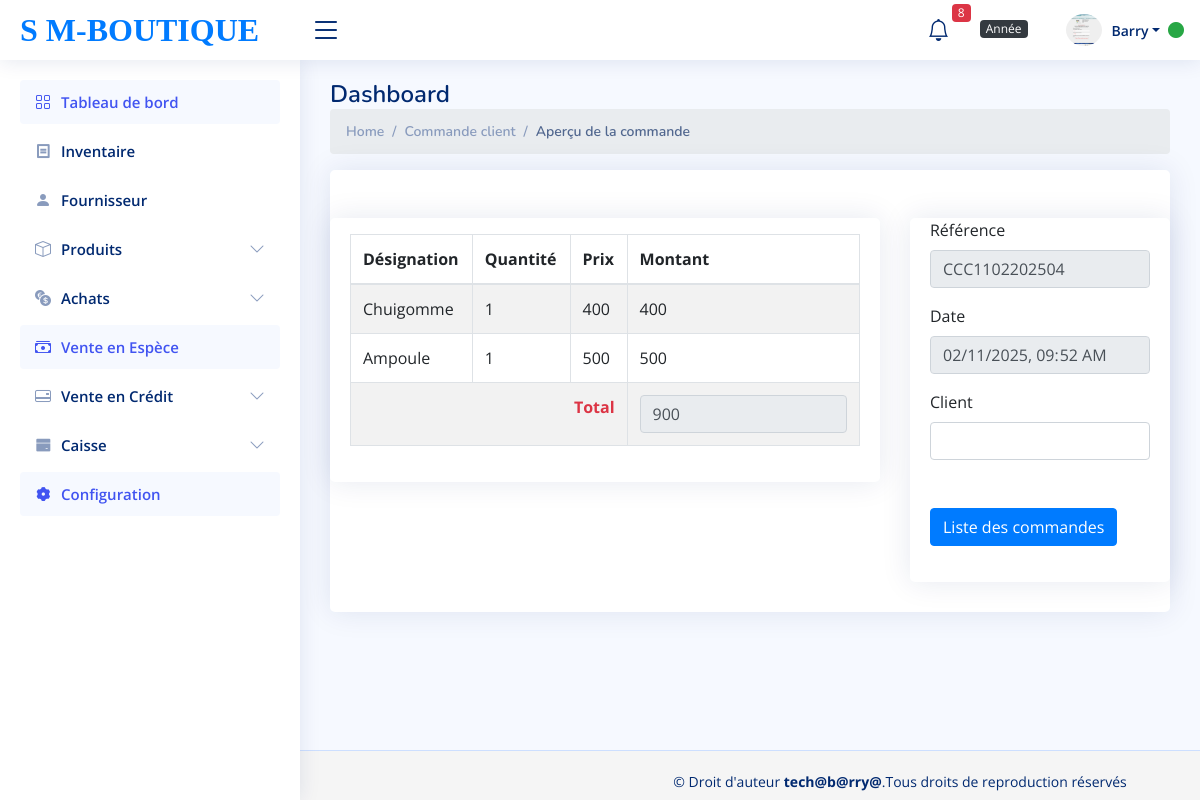
Page /detail_com_client.php?detail=5 (signed in) on the committed database.
### tables this page shows
CREATE TABLE `ligne_commande_client` (
  `id_ligne_cl` int(11) NOT NULL,
  `id_produit` int(11) DEFAULT NULL,
  `id_cmd_client` int(11) DEFAULT NULL,
  `quantite` int(50) DEFAULT NULL,
  `qte_livre` int(11) NOT NULL DEFAULT 0,
  `new_price_cmndClient` int(11) DEFAULT NULL
);

CREATE TABLE `tbl_product` (
  `id` int(11) NOT NULL,
  `name` varchar(255) NOT NULL,
  `code` varchar(255) NOT NULL,
  `marque_produit` varchar(255) NOT NULL,
  `reference` varchar(255) NOT NULL,
  `prix_en_gros` int(50) NOT NULL,
  `prix_detail` int(50) NOT NULL,
  `price` int(50) NOT NULL,
  `alerte_article` int(100) NOT NULL,
  `id_boutique` int(11) NOT NULL,
  `stock` int(11) NOT NULL DEFAULT 0,
  `id_unite` int(11) NOT NULL
);

CREATE TABLE `commande_client` (
  `id_cmd_client` int(11) NOT NULL,
  `id_client_gr` int(11) NOT NULL,
  `date_cmd_client` datetime NOT NULL,
  `reference` varchar(255) NOT NULL,
  `total` int(100) NOT NULL,
  `paie` int(11) DEFAULT 0,
  `id_utilisateur` int(11) NOT NULL
);

### detail_com_client.php (called while the page is built, shortened)
<?php
  require_once('partials/database.php');
?>
  <?php
    if (isset($_GET['detail'])) {
        $detail=$_GET['detail'];
        $commande=$bdd->query("SELECT * FROM commande_client  WHERE id_cmd_client=$detail LIMIT 1");
        $commandeinfo=$commande->fetch();
        $ligen_commande=$bdd->query("SELECT * FROM ligne_commande_client INNER JOIN tbl_product
        ON tbl_product.id=ligne_commande_client.id_produit WHERE ligne_commande_client.id_cmd_client=$detail " );
    }
        require_once ('view/detail_com_client.view.php');
  ?>

### view/detail_com_client.view.php (the view, shortened to what this page needs)
<?php
require_once('partials/header.php') ?>
<body>
    <?php require_once('partials/sidebar.php') ?>
    <?php require_once('partials/navbar.php') ?>
    <main id="main" class="main">
        <div class="pagetitle">
            <h1>Dashboard</h1>
            <nav>
                <ol class="breadcrumb">
                <li class="breadcrumb-item"><a href="index1.php">Home</a></li>
                <li class="breadcrumb-item">Commande client</li>
                <li class="breadcrumb-item active">Aperçu de la commande</li>
                </ol>
            </nav>
            </div>
        <div class="card info-card sales-card">
            <form action="" method="post">
                <section class="section mt-5">
                    <div class="row">
                        <div class="col-xl-8 col-md-10 col-xm-12 col-xs-12">
                            <div class="card">
                                <div class="card-body">
                                   <table class="col-md-12 table table-bordered table-striped table-condensed">
                                    <thead>
                                        <tr>
                                            <th>Désignation</th>
                                            <th>Quantité</th>
                                            <th>Prix</th>
                                            <th>Montant</th>
                                        </tr>
                                    </thead>
                                    <tbody>
                                        <?php
                                        $datashow = $ligen_commande->fetchAll(PDO::FETCH_OBJ);
                                        foreach ($datashow as $affiche) :
                                        ?>
                                            <tr>
                                                <div class="form-group">
                                                    <td><?php echo htmlspecialchars($affiche->name); ?></td>
                                                    <td><?php echo htmlspecialchars($affiche->quantite); ?></td>
                                                    <td>
                                                        <?php
                                                        if (empty($affiche->new_price_cmndClient)) {
                                                            echo htmlspecialchars($affiche->prix_detail);
                                                        } else {
                                                            echo htmlspecialchars($affiche->new_price_cmndClient);
                                                        }
                                                        ?>
                                                    </td>
                                                    <td>
                                                        <?php
                                                        $prix_applicable = empty($affiche->new_price_cmndClient) ? $affiche->prix_detail : $affiche->new_price_cmndClient;
                                                        echo htmlspecialchars($affiche->quantite * $prix_applicable);
                                                        ?>
                                                    </td>
                                                </div>
                                            </tr>
                                        <?php endforeach; ?>
                                        <tr>
                                            <td colspan="3" align="right" class="text-danger"><strong>Total</strong></td>
                                            <td align="right">
                                                <input class="form-control" type="number" name="total" value="<?= htmlspecialchars($commandeinfo['total']) ?>" readonly>
                                            </td>
                                        </tr>
                                    </tbody>
                                </table>
                                </div>
                            </div>
                        </div>
                        <div class="col-xl-4">
                            <div class="card text-left">
                                <div class="card-body">
                                    <div class="form-group">
                                        <label>Référence </label>
                                        <input type="text" name="ref" class="form-control" id="" value="<?= $commandeinfo['reference'] ?>" readOnly>
                                    </div>
                                    <div class="form-group mt-3">
                                        <label>Date </label>
                                        <input type="datetime-local" name="dat" class="form-control" value="<?= $commandeinfo['date_cmd_client'] ?>" readOnly>
                                    </div>
                                    <div class="form-group mt-3">
                                        <label for="">Client</label>
                                        <select name="four" id="" class="form-control" required>
                                            <option value="">
                                            </option>
                                        </select>
                                    </div>
                                    <div class="form-group mt-5">
                                        <a href="liste_commande_client.php" class="btn btn-primary">
                                            Liste des commandes
                                        </a>
                                    </div>
                                </div>
                            </div>
                        </div>
                    </div>
                </section>
            </form>
        </div>
    </main>
<footer class="footer">
    <?php require_once('partials/foot.php') ?>
</footer>
</body>
</html>

### assets/css/style.css (style rules this page uses)
:root { scroll-behavior: smooth; }
body { font-family: "Open Sans", sans-serif; background: #f6f9ff; color: #444444; }
a { color: #4154f1; text-decoration: none; }
h1, h2, h3, h4, h5, h6 { font-family: "Nunito", sans-serif; }
#main { margin-top: 60px; padding: 20px 30px; transition: all 0.3s; }
.pagetitle { margin-bottom: 10px; }
.pagetitle h1 { font-size: 24px; margin-bottom: 0; font-weight: 600; color: #012970; }
.card { margin-bottom: 30px; border: none; border-radius: 5px; box-shadow: 0px 0 30px rgba(1, 41, 112, 0.1); }
.card-body { padding: 0 20px 20px 20px; }
.breadcrumb { font-size: 14px; font-family: "Nunito", sans-serif; color: #899bbd; font-weight: 600; }
.breadcrumb a { color: #899bbd; transition: 0.3s; }
.breadcrumb .breadcrumb-item::before { color: #899bbd; }
.breadcrumb .active { color: #51678f; font-weight: 600; }
@media (min-width: 1200px) { #main, #footer { margin-left: 300px; } }
.footer { padding: 20px 0; font-size: 14px; transition: all 0.3s; border-top: 1px solid #cddfff; }

### view/detail_com_client.view.php (style rules this page uses)
.footer { position: fixed; bottom: 0; width: 100%; height: 50px; background-color: #f5f5f5; }

### rows in the picture
ligne_commande_client: id_produit.name "Chuigomme", quantite "1", id_produit.prix_detail "400", $affiche->quantite*$prix_applicable "400"
ligne_commande_client: id_produit.name "Ampoule", quantite "1", id_produit.prix_detail "500", $affiche->quantite*$prix_applicable "500"
commande_client: total "900", ref "CCC1102202504", dat "02/11/2025 09:52"

### other values in the picture
$stock_alerte "8"
$_SESSION['nom_utilisateur'] "Barry"
